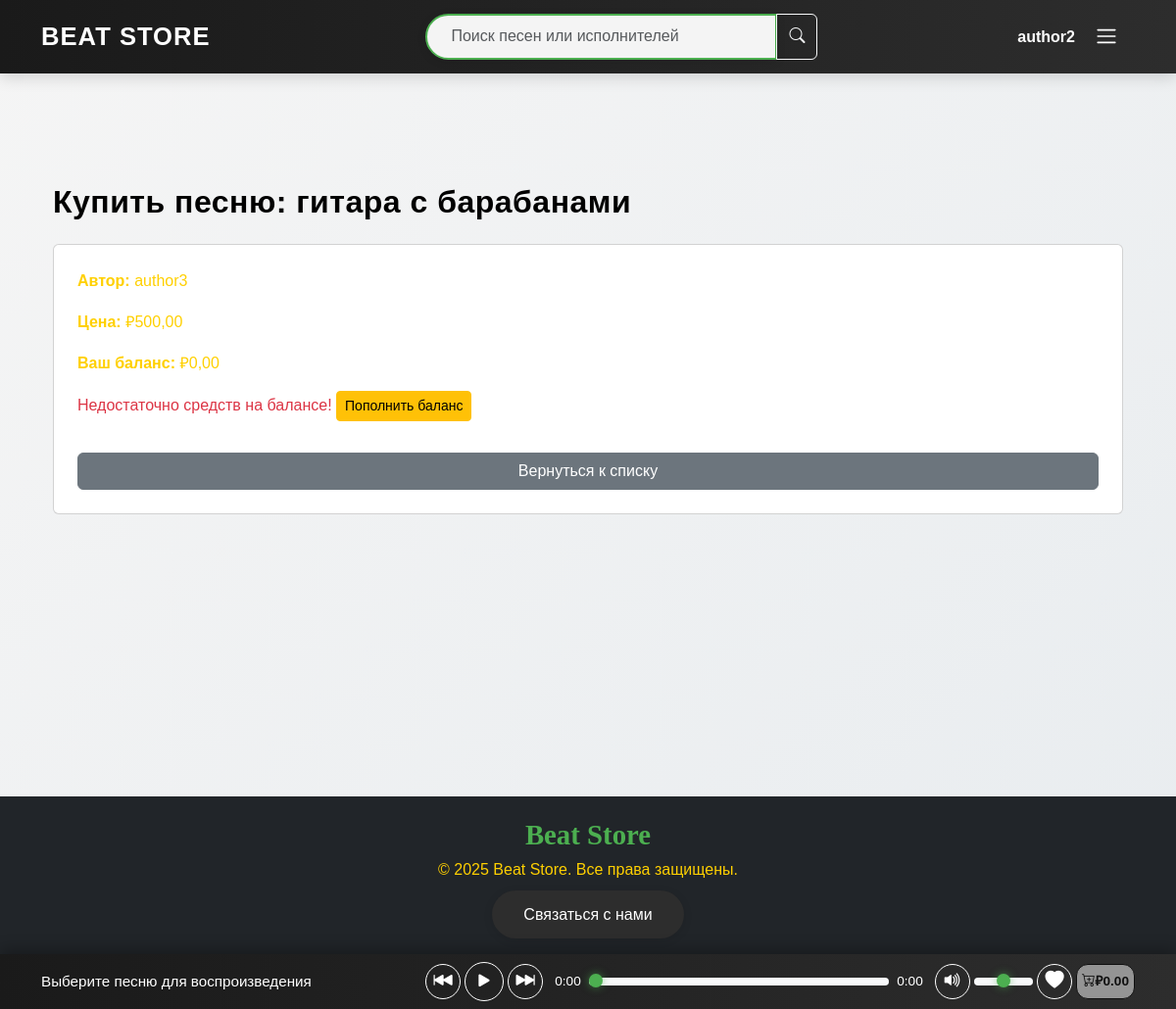
The app's page /buy_song/4/ (signed in), older data.
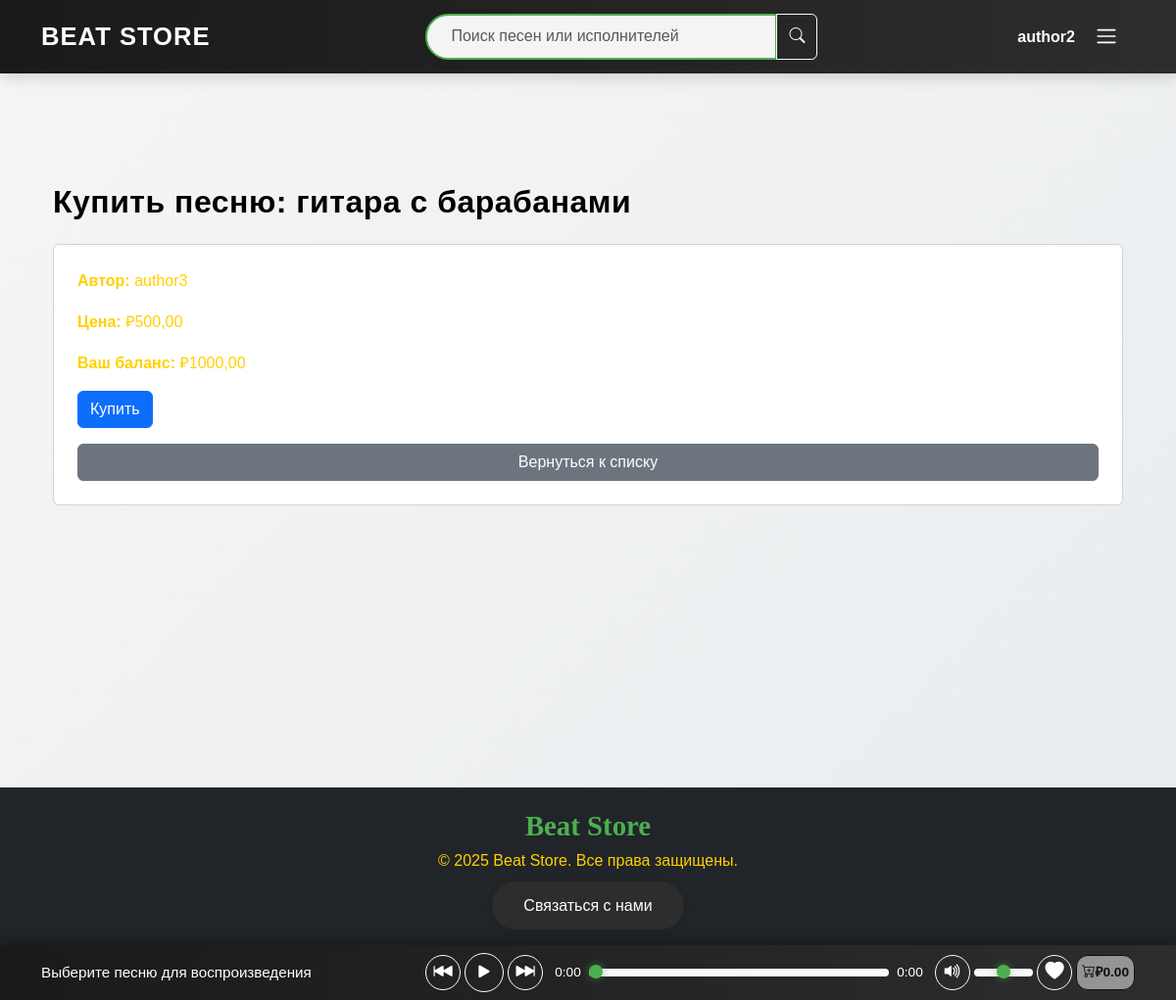
The same page, newer data.
### store/models.py (models this page shows, shortened)
class User(AbstractUser):
    email = models.EmailField(unique=True, verbose_name='Электронная почта')
    balance = models.DecimalField(max_digits=10, decimal_places=2, default=0.00, verbose_name='Баланс')
    class Meta:
        verbose_name = 'Пользователь'
        verbose_name_plural = 'Пользователи'
        indexes = [models.Index(fields=['username', 'email'])]

### store/views.py (the view, shortened to what this page needs)
# urls.py: path('buy_song/<int:song_id>/', views.buy_song, name='buy_song'),
@login_required
def buy_song(request, song_id):
    song = get_object_or_404(Song, id=song_id)
    user = request.user
    if Transaction.objects.filter(buyer=user, song=song, is_successful=True).exists():
        messages.error(request, 'Вы уже приобрели эту песню.')
        return redirect('store:cart')
    songs_json = [
        {
            'id': song.id,
            'path': song.path.url,
            'title': song.title,
            'author': song.author.username,
            'total_likes': song.total_likes,
            'price': float(song.price),
            'total_plays': song.total_plays,
            'cover': song.cover.url if song.cover else '/static/images/default_cover.jpg'
        }
    ]
    context = {
        'song': song,
        'user_balance': user.balance,
        'songs_json': json.dumps(songs_json, ensure_ascii=False),
    }
    return render(request, 'store/buy_song.html', context)

### store/models.py (called while the page is built)
    @property
    def total_likes(self):
        return self.likes.count()

### store/templates/store/buy_song.html (shortened to what this page needs)
{% extends 'store/base.html' %}
{% load static %}
{% block content %}
<main class="container my-4">
    <h2>Купить песню: {{ song.title }}</h2>
    <div class="card p-4">
        <p><strong>Автор:</strong> {{ song.author.username }}</p>
        <p><strong>Цена:</strong> ₽{{ song.price|floatformat:2 }}</p>
        <p><strong>Ваш баланс:</strong> ₽{{ user_balance|floatformat:2 }}</p>
        {% if user_balance >= song.price %}
            <form method="post">
                <button type="submit" class="btn btn-primary">Купить</button>
            </form>
        {% else %}
            <p class="text-danger">Недостаточно средств на балансе! <a href="{% url 'store:top_up_balance' %}" class="btn btn-sm btn-warning">Пополнить баланс</a></p>
        {% endif %}
        <a href="{% url 'store:music_list' %}" class="btn btn-secondary mt-3">Вернуться к списку</a>
    </div>
</main>
{% endblock %}

### store/templates/store/header.html (shortened to what this page needs)
{% load static %}
<header class="navbar">
    <div class="container">
        <a class="navbar-brand" href="{% url 'store:index' %}">Beat Store</a>
        <form class="search-form mx-auto" action="{% url 'store:music_list' %}" method="get">
            <div class="input-group">
                <input class="search-input form-control" type="search" name="search" placeholder="Поиск песен или исполнителей" aria-label="Поиск">
                <button class="btn btn-outline-light search-btn" type="submit" aria-label="Поиск">
                    <i class="bi bi-search"></i>
                </button>
            </div>
        </form>
        <div class="auth-section">
            {% if user.is_authenticated %}
                <a href="{% url 'store:profile' user.username %}" class="nav-link username">{{ user.username }}</a>
            {% else %}
                <a href="{% url 'store:login' %}" class="auth-btn">Вход</a>
            {% endif %}
        </div>
        <button class="navbar-toggler ms-2" type="button" data-bs-toggle="offcanvas" data-bs-target="#offcanvasNavbar" aria-controls="offcanvasNavbar" aria-label="Переключить навигацию">
            <span class="navbar-toggler-icon"></span>
        </button>
    </div>
</header>

Row changes from the older to the newer data that the page shows:
changed User "author2": balance "0,00" → "1000,00"
Text that changed along with them:
text no longer shown: "Недостаточно средств на балансе! Пополнить баланс"
text now shown: "Купить"
